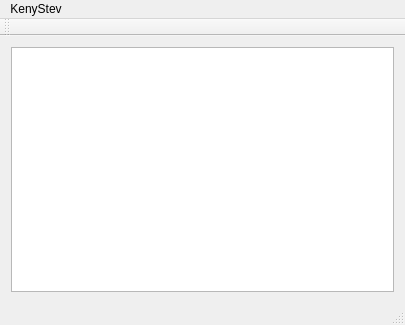
<?xml version="1.0" encoding="UTF-8"?>
<ui version="4.0">
 <class>widget</class>
 <widget class="QMainWindow" name="widget">
  <property name="geometry">
   <rect>
    <x>0</x>
    <y>0</y>
    <width>405</width>
    <height>325</height>
   </rect>
  </property>
  <property name="windowTitle">
   <string>widget</string>
  </property>
  <widget class="QWidget" name="centralWidget">
   <layout class="QHBoxLayout" name="horizontalLayout">
    <item>
     <widget class="QGraphicsView" name="graphicsView"/>
    </item>
   </layout>
  </widget>
  <widget class="QMenuBar" name="menuBar">
   <property name="geometry">
    <rect>
     <x>0</x>
     <y>0</y>
     <width>405</width>
     <height>27</height>
    </rect>
   </property>
   <widget class="QMenu" name="menuKenyStev">
    <property name="title">
     <string>KenyStev</string>
    </property>
   </widget>
   <addaction name="menuKenyStev"/>
  </widget>
  <widget class="QToolBar" name="mainToolBar">
   <attribute name="toolBarArea">
    <enum>TopToolBarArea</enum>
   </attribute>
   <attribute name="toolBarBreak">
    <bool>false</bool>
   </attribute>
  </widget>
  <widget class="QStatusBar" name="statusBar"/>
  <action name="actionVv">
   <property name="text">
    <string>vv</string>
   </property>
  </action>
  <action name="actionD">
   <property name="text">
    <string>d</string>
   </property>
  </action>
 </widget>
 <layoutdefault spacing="6" margin="11"/>
 <resources/>
 <connections/>
</ui>
